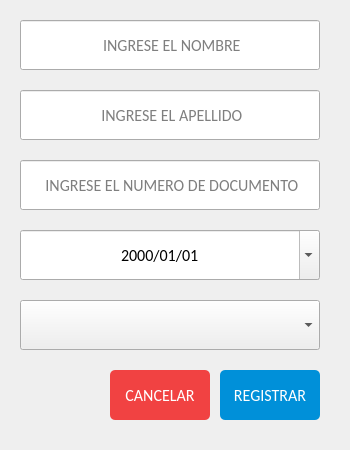
<?xml version="1.0" encoding="UTF-8"?>
<ui version="4.0">
 <class>RegistroPaciente</class>
 <widget class="QMainWindow" name="RegistroPaciente">
  <property name="geometry">
   <rect>
    <x>0</x>
    <y>0</y>
    <width>350</width>
    <height>450</height>
   </rect>
  </property>
  <property name="windowTitle">
   <string>Registrar Paciente</string>
  </property>
  <property name="windowIcon">
   <iconset>
    <normaloff>Icons/iconPrincipal.png</normaloff>Icons/iconPrincipal.png</iconset>
  </property>
  <widget class="QWidget" name="centralwidget">
   <widget class="QLineEdit" name="txtNombrePaciente">
    <property name="geometry">
     <rect>
      <x>20</x>
      <y>20</y>
      <width>300</width>
      <height>50</height>
     </rect>
    </property>
    <property name="font">
     <font>
      <family>Calibri</family>
      <pointsize>12</pointsize>
     </font>
    </property>
    <property name="focusPolicy">
     <enum>Qt::ClickFocus</enum>
    </property>
    <property name="styleSheet">
     <string notr="true"/>
    </property>
    <property name="maxLength">
     <number>50</number>
    </property>
    <property name="alignment">
     <set>Qt::AlignCenter</set>
    </property>
    <property name="placeholderText">
     <string> INGRESE EL NOMBRE</string>
    </property>
    <property name="clearButtonEnabled">
     <bool>true</bool>
    </property>
   </widget>
   <widget class="QLineEdit" name="txtApellidoPaciente">
    <property name="geometry">
     <rect>
      <x>20</x>
      <y>90</y>
      <width>300</width>
      <height>50</height>
     </rect>
    </property>
    <property name="font">
     <font>
      <family>Calibri</family>
      <pointsize>12</pointsize>
     </font>
    </property>
    <property name="focusPolicy">
     <enum>Qt::ClickFocus</enum>
    </property>
    <property name="styleSheet">
     <string notr="true"/>
    </property>
    <property name="maxLength">
     <number>50</number>
    </property>
    <property name="alignment">
     <set>Qt::AlignCenter</set>
    </property>
    <property name="placeholderText">
     <string> INGRESE EL APELLIDO</string>
    </property>
    <property name="clearButtonEnabled">
     <bool>true</bool>
    </property>
   </widget>
   <widget class="QLineEdit" name="txtDocumentoPaciente">
    <property name="geometry">
     <rect>
      <x>20</x>
      <y>160</y>
      <width>300</width>
      <height>50</height>
     </rect>
    </property>
    <property name="font">
     <font>
      <family>Calibri</family>
      <pointsize>12</pointsize>
     </font>
    </property>
    <property name="focusPolicy">
     <enum>Qt::ClickFocus</enum>
    </property>
    <property name="styleSheet">
     <string notr="true"/>
    </property>
    <property name="maxLength">
     <number>8</number>
    </property>
    <property name="alignment">
     <set>Qt::AlignCenter</set>
    </property>
    <property name="placeholderText">
     <string> INGRESE EL NUMERO DE DOCUMENTO</string>
    </property>
    <property name="clearButtonEnabled">
     <bool>true</bool>
    </property>
   </widget>
   <widget class="QDateEdit" name="datePaciente">
    <property name="geometry">
     <rect>
      <x>20</x>
      <y>230</y>
      <width>300</width>
      <height>50</height>
     </rect>
    </property>
    <property name="font">
     <font>
      <family>Calibri</family>
      <pointsize>12</pointsize>
     </font>
    </property>
    <property name="cursor">
     <cursorShape>PointingHandCursor</cursorShape>
    </property>
    <property name="focusPolicy">
     <enum>Qt::NoFocus</enum>
    </property>
    <property name="styleSheet">
     <string notr="true"/>
    </property>
    <property name="alignment">
     <set>Qt::AlignCenter</set>
    </property>
    <property name="currentSection">
     <enum>QDateTimeEdit::YearSection</enum>
    </property>
    <property name="displayFormat">
     <string>yyyy/MM/dd</string>
    </property>
    <property name="calendarPopup">
     <bool>true</bool>
    </property>
   </widget>
   <widget class="QPushButton" name="btnRegistrarPaciente">
    <property name="geometry">
     <rect>
      <x>220</x>
      <y>370</y>
      <width>100</width>
      <height>50</height>
     </rect>
    </property>
    <property name="font">
     <font>
      <family>Calibri</family>
      <pointsize>12</pointsize>
     </font>
    </property>
    <property name="cursor">
     <cursorShape>PointingHandCursor</cursorShape>
    </property>
    <property name="styleSheet">
     <string notr="true">QPushButton{
background: #0090D9;
border:none;
border-radius: 5px;
color: #fff;
}
QPushButton:hover{
background: #0089D7;
}
</string>
    </property>
    <property name="text">
     <string>REGISTRAR</string>
    </property>
   </widget>
   <widget class="QPushButton" name="btnCancelarPaciente">
    <property name="geometry">
     <rect>
      <x>110</x>
      <y>370</y>
      <width>100</width>
      <height>50</height>
     </rect>
    </property>
    <property name="font">
     <font>
      <family>Calibri</family>
      <pointsize>12</pointsize>
     </font>
    </property>
    <property name="cursor">
     <cursorShape>PointingHandCursor</cursorShape>
    </property>
    <property name="styleSheet">
     <string notr="true">QPushButton{
background: #F14242;
border:none;
border-radius: 5px;
color: #fff
}
QPushButton:hover{
background: #ED4D4D;
}</string>
    </property>
    <property name="text">
     <string>CANCELAR</string>
    </property>
   </widget>
   <widget class="QComboBox" name="cmbPaciente">
    <property name="geometry">
     <rect>
      <x>20</x>
      <y>300</y>
      <width>300</width>
      <height>50</height>
     </rect>
    </property>
    <property name="font">
     <font>
      <family>Calibri</family>
      <pointsize>12</pointsize>
     </font>
    </property>
    <property name="whatsThis">
     <string/>
    </property>
    <property name="styleSheet">
     <string notr="true"/>
    </property>
    <property name="editable">
     <bool>false</bool>
    </property>
    <property name="insertPolicy">
     <enum>QComboBox::InsertAlphabetically</enum>
    </property>
    <property name="iconSize">
     <size>
      <width>16</width>
      <height>16</height>
     </size>
    </property>
    <property name="placeholderText">
     <string>Seleccione</string>
    </property>
    <property name="duplicatesEnabled">
     <bool>false</bool>
    </property>
    <property name="frame">
     <bool>true</bool>
    </property>
   </widget>
  </widget>
 </widget>
 <resources/>
 <connections/>
</ui>
